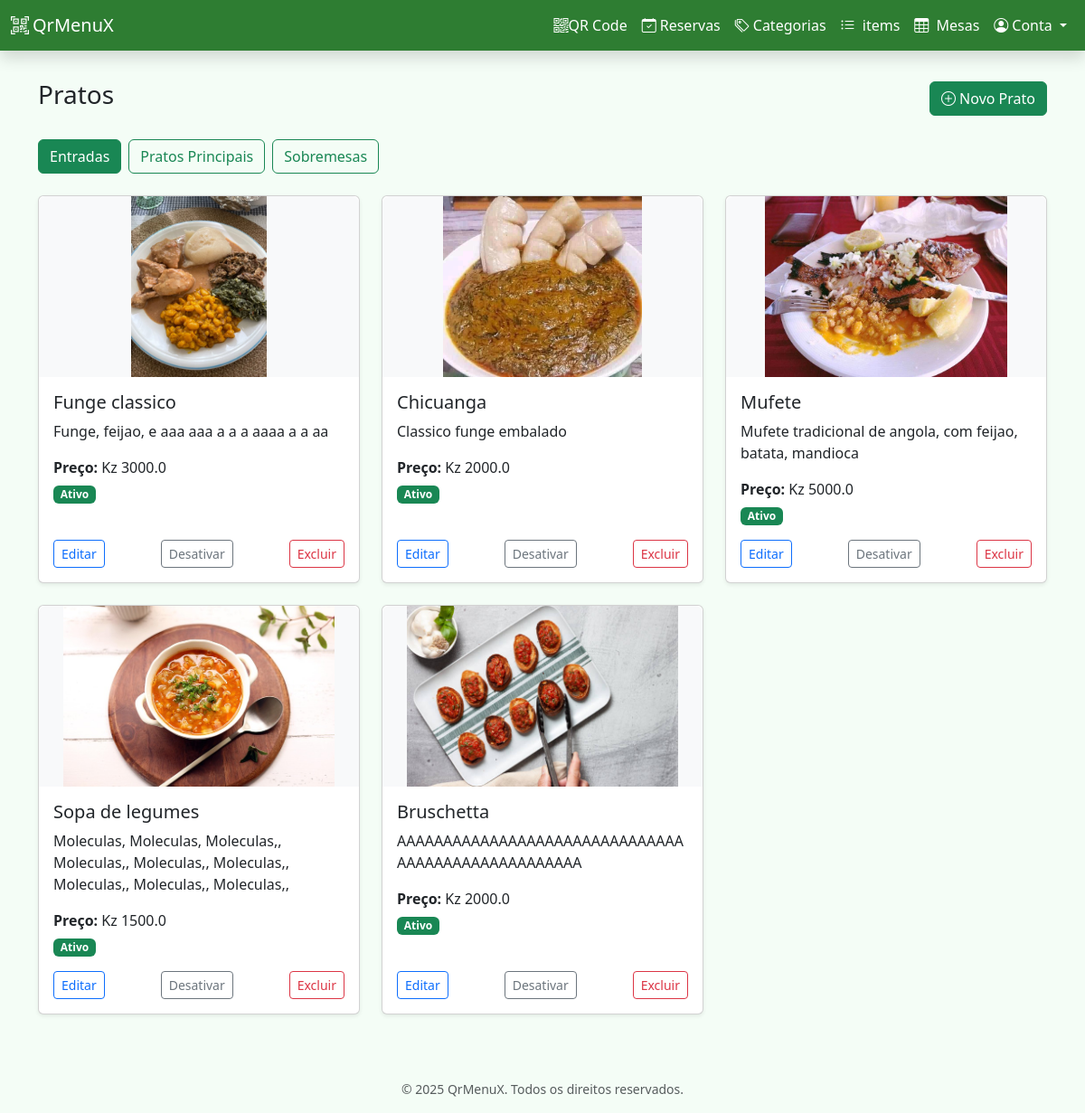
Page /dashboard/items (signed in) on the committed database.
### app/models.py (models this page shows)
class Category(db.Model):
    id = db.Column(db.Integer, primary_key=True)
    name = db.Column(db.String(100), nullable=False)
    is_active = db.Column(db.Boolean, default=True)
    restaurant_id = db.Column(
        db.Integer, db.ForeignKey("restaurant.id"), nullable=False
    )
    items = db.relationship("MenuItem", backref="category", lazy=True)

class MenuItem(db.Model):
    id = db.Column(db.Integer, primary_key=True)
    name = db.Column(db.String(100), nullable=False)
    price = db.Column(db.Float, nullable=False)
    image_filename = db.Column(db.String(100))
    description = db.Column(db.Text)
    ingredients = db.Column(db.Text)
    is_active = db.Column(db.Boolean, default=True)
    category_id = db.Column(db.Integer, db.ForeignKey("category.id"), nullable=False)

### app/routes/dashboard_routes.py (the view)
@bp.route("/items", methods=["GET"])
@login_required
def list_items():
    restaurant = current_user.restaurant
    categories = Category.query.filter_by(restaurant=restaurant).all()
    category_id = request.args.get("category_id", type=int)
    selected_category = (
        Category.query.get(category_id)
        if category_id
        else categories[0] if categories else None
    )
    items = (
        MenuItem.query.filter_by(category=selected_category).all()
        if selected_category
        else []
    )
    return render_template(
        "dashboard/items.html",
        categories=categories,
        selected_category=selected_category,
        items=items,
    )

### app/models.py (called while the page is built)
@login_manager.user_loader
def load_user(user_id):
    return User.query.get(int(user_id))

### app/templates/dashboard/items.html (shortened to what this page needs)
{% extends "dashboard/dashboard_base.html" %}  {% block content %}
<div class="d-flex justify-content-between align-items-center mb-4">
  <h3>Pratos</h3>
  <button
    class="btn btn-success"
    data-bs-toggle="modal"
    data-bs-target="#createItemModal"
  >
    <i class="bi bi-plus-circle"></i> Novo Prato
  </button>
</div>
<div class="mb-4 d-flex flex-wrap gap-2">
  {% for category in categories %}
  <form method="GET" action="{{ url_for('dashboard.list_items') }}">
    <button
      type="submit"
      class="btn {% if category.id == selected_category.id %}btn-success{% else %}btn-outline-success{% endif %}"
    >
      {{ category.name }}
    </button>
  </form>
  {% endfor %}
</div>
<div class="row">
  {% for item in items %}
  <div class="col-md-6 col-lg-4 mb-4">
    <div class="card h-100 shadow-sm">
      {% if item.image_filename %}
      <img
        src="{{ url_for('static', filename='uploads/' + item.image_filename) }}"
        class="card-img-top menu-card-img"
        alt="{{ item.name }}"
      />
      {% endif %}
      <div class="card-body d-flex flex-column">
        <h5 class="card-title">{{ item.name }}</h5>
        <p class="card-text truncate">{{ item.description }}</p>
        <p class="card-text mb-2">
          <strong>Preço:</strong> Kz {{ item.price }}
        </p>
        <span
          class="badge bg-{{ 'success' if item.is_active else 'secondary' }} mb-3 align-self-start"
        >
          {{ 'Ativo' if item.is_active else 'Inativo' }}
        </span>
        <div class="mt-auto d-flex justify-content-between">
          <button
            class="btn btn-sm btn-outline-primary"
            data-bs-toggle="modal"
            data-bs-target="#editItemModal{{ item.id }}"
          >
            Editar
          </button>
          <a
            href="{{ url_for('dashboard.toggle_item', item_id=item.id) }}"
            class="btn btn-sm btn-outline-secondary"
          >
            {{ 'Desativar' if item.is_active else 'Ativar' }}
          </a>
          <a
            href="{{ url_for('dashboard.delete_item', item_id=item.id) }}"
            class="btn btn-sm btn-outline-danger"
            onclick="return confirm('Deseja realmente excluir este prato?');"
          >
            Excluir
          </a>
        </div>
      </div>
    </div>
  </div>
  {% else %}
  <p class="text-muted">Nenhum prato cadastrado nesta categoria.</p>
  {% endfor %}
</div>
{% endblock %}

### app/templates/dashboard/dashboard_base.html (style rules this page uses)
body { background-color: #f4fdf6; min-height: 100vh; display: flex; flex-direction: column; }

### app/templates/dashboard/items.html (style rules this page uses)
.menu-card-img { height: 200px; width: 100%; object-fit: contain; border-top-left-radius: 0.5rem; border-top-right-radius: 0.5rem; background-color: #f8f9fa; }
.card-text.truncate { max-height: 4.5em; overflow: hidden; text-overflow: ellipsis; }

### rows in the picture
Category: name "Entradas"
Category: name "Pratos Principais"
Category: name "Sobremesas"
MenuItem: image_filename (picture), name "Funge classico", description "Funge, feijao, e aaa aaa a a a aaaa a a aa", price "3000.0", is_active "Ativo", is_active "Desativar"
MenuItem: image_filename (picture), name "Chicuanga", description "Classico funge embalado", price "2000.0", is_active "Ativo", is_active "Desativar"
MenuItem: image_filename (picture), name "Mufete", description "Mufete tradicional de angola, com feijao, batata, mandioca", price "5000.0", is_active "Ativo", is_active "Desativar"
MenuItem: image_filename (picture), name "Sopa de legumes", description "Moleculas, Moleculas, Moleculas,, Moleculas,, Moleculas,, Moleculas,, Moleculas,, Moleculas,, Moleculas,,…", price "1500.0", is_active "Ativo", is_active "Desativar"
MenuItem: image_filename (picture), name "Bruschetta", description "AAAAAAAAAAAAAAAAAAAAAAAAAAAAAAAAAAAAAAAAAAAAAAAAAAA", price "2000.0", is_active "Ativo", is_active "Desativar"
